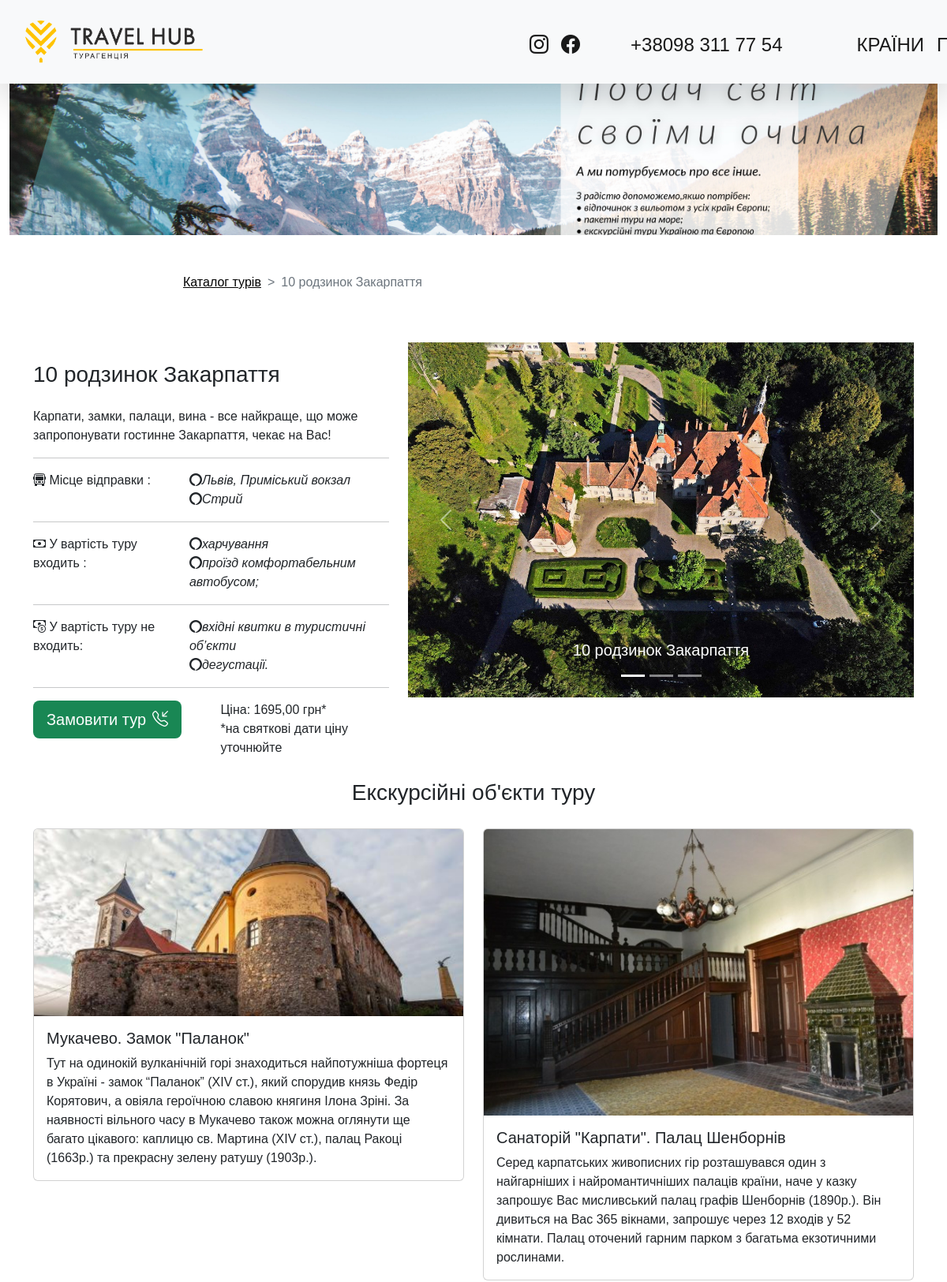
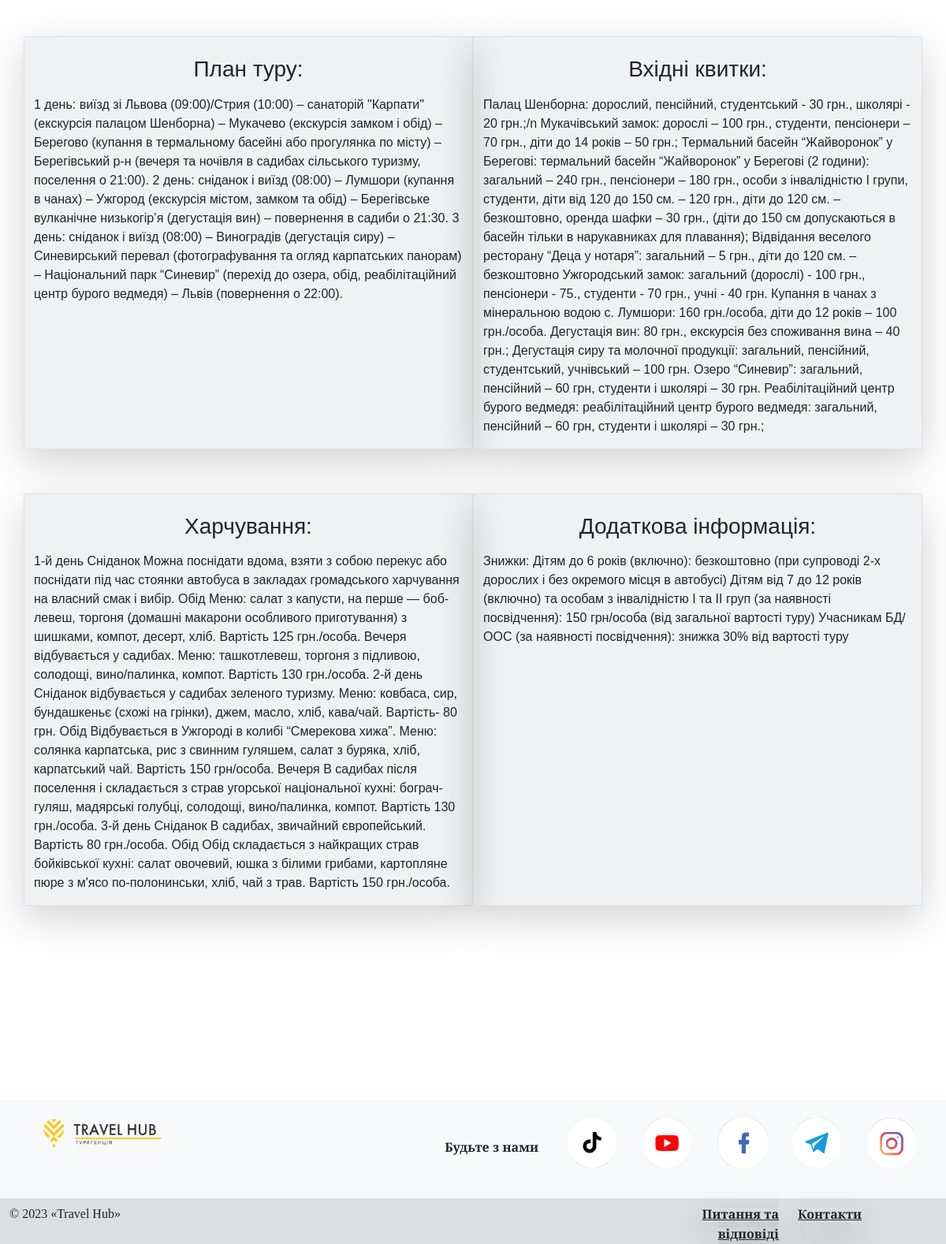
The app's page /catalog/2/ with its own data (2 pictures, top to bottom).
### main/models.py (models this page shows, shortened)
class Tour(models.Model):
    name = models.CharField(verbose_name='Назва туру', max_length=100)
    price = models.DecimalField(verbose_name='Вартість', max_digits=10, decimal_places=2,  blank=True, null=True)
    description = models.TextField(verbose_name='Короткий опис туру',  blank=True)
    main_photo = models.FileField(verbose_name='Головне фото', blank=True, upload_to='tour_main_photo/')
    start_place = models.ManyToManyField(StartPlace, verbose_name='Місце посадки',  blank=True)
    plan = models.TextField(verbose_name='План туру', blank=True)
    tour_objects = models.ManyToManyField(TourObject, verbose_name="Екскурсійні об'єкти", blank=True)
    price_include = models.ManyToManyField(PriceInclude, verbose_name='У вартість туру входить', blank=True)
    price_exclude = models.ManyToManyField(PriceExclude, verbose_name='У вартість туру не входить', blank=True)
    food = models.TextField(verbose_name='Харчування', blank=True)
    ticket = models.TextField(verbose_name='Вхідні квитки', blank=True)
    notes = models.TextField(verbose_name='Додаткова інформація', blank=True)
    url = models.SlugField(max_length=160, unique=True, blank=True)
    created_at = models.DateTimeField(auto_now_add=True)
    updated_at = models.DateTimeField(auto_now=True)
    class Meta:
        verbose_name = "Тур"
        verbose_name_plural = "Тури"

class StartPlace(models.Model):
    name = models.CharField(verbose_name='Місце посадки', max_length=100, db_index=True)
    class Meta:
        verbose_name = "Місце посадки"
        verbose_name_plural = "Місця посадки"

class PriceInclude(models.Model):
    name = models.CharField(verbose_name='В вартість туру входить', max_length=150, db_index=True)
    def __str__(self):
        return self.name
    class Meta:
        verbose_name = "Тур вкючає"
        verbose_name_plural = "Тур вкючає"

class PriceExclude(models.Model):
    name = models.CharField(verbose_name='В вартість туру не входить', max_length=150, db_index=True)
    def __str__(self):
        return self.name
    class Meta:
        verbose_name = "Тур не вкючає"
        verbose_name_plural = "Тур не вкючає"

class TourObject(models.Model):
    name = models.CharField(verbose_name='Назва', max_length=100)
    photo = models.FileField(verbose_name='Фото', upload_to='tour_objects_photo/', blank=True)
    description = models.TextField(verbose_name='Опис', blank=True)
    class Meta:
        verbose_name = "Екскурсійний об'єкт"
        verbose_name_plural = "Екскурсійні об'єкти"

### main/views.py (the view)
# urls.py: path('catalog/<int:pk>/', TourDetail.as_view(), name='detail_tour'),
class TourDetail(DetailView):
    model = Tour
    slug_url_kwarg = 'pk'
    template_name = 'tour_detail.html'
    context_object_name = 'tour'

### templates/tour_detail.html (shortened to what this page needs)
{% extends 'base.html' %}
{% load static %}
{% block content %}
<div class="container mt-5" style="font-family: 'Anuphan', sans-serif;">
    <div class="row">
        <div class="col offset-md-2">
            <nav style="--bs-breadcrumb-divider: '>';" aria-label="breadcrumb">
         <ol class="breadcrumb">
            <li class="breadcrumb-item"><a style="color: black;" href="{% url 'catalog' %}">Каталог турів</a></li>
            <li class="breadcrumb-item active" aria-current="page">{{ tour.name }}</li>
         </ol>
    </nav>
        </div>
    </div>
    <div class="row mt-4">
        <div class="col-10 mt-5 col-md-5">
            <h3>{{ tour.name }}</h3>
            <div class="mt-4">
                {{ tour.description }}
            </div><hr>
            <div class="row">
                <div class="col col-md-5">
                    <i class="bi bi-bus-front"></i>  Місце відправки :
                </div>
                <div class="col">
                    {% for place in tour.start_place.all %}
                        <div class="row">
                            <i class="bi bi-alexa">{{ place.name }}</i>
                        </div>
                    {% endfor %}
                </div>
            </div><hr>
            <div class="row">
                <div class="col col-md-5">
                   <i class="bi bi-cash"></i>  У вартість туру входить :
                </div>
                <div class="col">
                    {% for pi in tour.price_include.all %}
                        <div class="row">
                            <i class="bi bi-alexa">{{ pi }}</i>
                        </div>
                    {% endfor %}
                </div>
            </div><hr>
            <div class="row">
                <div class="col col-md-5">
                   <i class="bi bi-cash-coin"></i>  У вартість туру не входить:
                </div>
                <div class="col">
                    {% for pe in tour.price_exclude.all %}
                        <div class="row">
                            <i class="bi bi-alexa">{{ pe }}</i>
                        </div>
                    {% endfor %}
                </div>
            </div><hr>
            <div class="row">
                <div class="col">
                    <a href="#" class="btn btn-lg bg-success  text-white">Замовити тур<i class="bi bi-telephone-inbound ms-2"></i></a>
                </div>
                  <div class="col">Ціна:  {{ tour.price }} грн*<br>*на святкові дати ціну уточнюйте
                </div>
            </div>
        </div>
        <div class="col-12 col-md-7 mt-4">
            <div id="carouselExampleCaptions" class="carousel slide" data-bs-ride="false">
                <div class="carousel-indicators">
                    <button type="button" data-bs-target="#carouselExampleCaptions" data-bs-slide-to="0" class="active" aria-current="true" aria-label="Slide 1"></button>
                    <button type="button" data-bs-target="#carouselExampleCaptions" data-bs-slide-to="1" aria-label="Slide 2"></button>
                    <button type="button" data-bs-target="#carouselExampleCaptions" data-bs-slide-to="2" aria-label="Slide 3"></button>
                  </div>
                  <div class="carousel-inner">
                    <div class="carousel-item active">
                        {% if tour.main_photo %}
                      <img src="{{ tour.main_photo.url }}" class="d-block w-100" style="max-height:450px;" alt="...">
                        {% else %}
                      <img src="{% static 'images/test.png' %}" class="d-block w-100" style="max-height:450px;" alt="...">
                        {% endif %}
                      <div class="carousel-caption d-none d-md-block">
                        <h5>{{ tour.name }}</h5>
                      </div>
                    </div>
                  </div>
                  <button class="carousel-control-prev" type="button" data-bs-target="#carouselExampleCaptions" data-bs-slide="prev">
                    <span class="carousel-control-prev-icon" aria-hidden="true"></span>
                  </button>
                  <button class="carousel-control-next" type="button" data-bs-target="#carouselExampleCaptions" data-bs-slide="next">
                    <span class="carousel-control-next-icon" aria-hidden="true"></span>
                  </button>
                </div>
        </div>
    </div>
    <div class="row">
        <p class="text-center mt-4 mb-4 fs-3">Екскурсійні об'єкти туру</p>
        {% for item in tour.tour_objects.all %}
        <div class="col-12 col-md-6">
            <div class="card w-100" style="width: 18rem;">
                {% if item.photo %}
                <img src="{{ item.photo.url }}" class="card-img-top" alt="...">
                {% else %}
                <img src="{% static 'images/test.png' %}" class="card-img-top" alt="...">
                {% endif %}
      <div class="card-body">
        <h5 class="card-title">{{ item.name }}</h5>
        <p class="card-text">{{ item.description }}</p>
      </div>
    </div>
        </div>
        {% endfor %}
    </div>
    <div class="row" style="margin-bottom:150px;">
             {% if tour.plan %}
        <div class="col-12 mt-5 shadow-lg  mb-5 col-md-6 border bg-secondary bg-opacity-10">
            <h3 class="text-center mt-4 mb-3">План туру:</h3>
            <p>{{ tour.plan }}</p>
            {% endif %}
        </div>
            {% if tour.ticket %}
        <div class="col mt-5 shadow-lg mb-5 col-md-6 border bg-secondary bg-opacity-10" >
            <h3 class="text-center mt-4 mb-3">Вхідні квитки:</h3>
            <p>{{ tour.ticket }}</p>
            {% endif %}
        </div>
            {% if tour.food %}
        <div class="col-12 mt-2 mb-5 shadow-lg  col-md-6 border bg-secondary bg-opacity-10">
            <h3 class="text-center mt-4 mb-3">Харчування:</h3>
            <p>{{ tour.food }}</p>
            {% endif %}
        </div>
             {% if tour.notes %}
        <div class="col mt-2 shadow-lg mb-5 col-md-6 border bg-secondary bg-opacity-10">
            <h3 class="text-center mt-4 mb-3">Додаткова інформація:</h3>
            <p>{{ tour.notes }}</p>
            {% endif %}
        </div>
    </div>
</div>
{% endblock content %}

### static/css/styles.css (style rules this page uses)
body { height: 100vh; display: flex; flex-direction: column; margin: 0; }

### records on screen
Tour: name "10 родзинок Закарпаття", description "Карпати, замки, палаци, вина - все найкраще, що може запропонувати гостинне Закарпаття, чекає на Вас!", price "1695,00", main_photo (picture), plan "1 день: виїзд зі Львова (09:00)/Стрия (10:00) – санаторій \"Карпати\" (екскурсія палацом Шенборна) – Мукачево (екскурсія замком і обід) – Берегово (купання в термальному басейні або прогулянка по місту) – Берегівський р-н (вечеря та ночівля в садибах сільського туризму, поселення о 21:00). 2 день: сніданок і виїзд (08:00) – Лумшори (купання в чанах) – Ужгород (екскурсія містом, замком та обід) – Берегівське вулканічне низькогір’я (дегустація вин) – повернення в садиби о 21:30. 3 день: сніданок і виїзд (08:00) – Виноградів (дегустація сиру) – Синевирський перевал (фотографування та огляд карпатських панорам) – Національний парк “Синевир” (перехід до озера, обід, реабілітаційний центр бурого…", ticket "Палац Шенборна: дорослий, пенсійний, студентський - 30 грн., школярі - 20 грн.;/n Мукачівський замок: дорослі – 100 грн., студенти, пенсіонери – 70 грн., діти до 14 років – 50 грн.; Термальний басейн “Жайворонок” у Берегові: термальний басейн “Жайворонок” у Берегові (2 години): загальний – 240 грн., пенсіонери – 180 грн., особи з інвалідністю І групи, студенти, діти від 120 до 150 см. – 120 грн., діти до 120 см. – безкоштовно, оренда шафки – 30 грн., (діти до 150 см допускаються в басейн тільки в нарукавниках для плавання); Відвідання веселого ресторану “Деца у нотаря”: загальний – 5 грн., діти до 120 см. – безкоштовно Ужгородський замок: загальний (дорослі) - 100 грн., пенсіонери - 75.,…", food "1-й день Сніданок Можна поснідати вдома, взяти з собою перекус або поснідати під час стоянки автобуса в закладах громадського харчування на власний смак і вибір. Обід Меню: салат з капусти, на перше — боб-левеш, торгоня (домашні макарони особливого приготування) з шишками, компот, десерт, хліб. Вартість 125 грн./особа. Вечеря відбувається у садибах. Меню: ташкотлевеш, торгоня з підливою, солодощі, вино/палинка, компот. Вартість 130 грн./особа. 2-й день Сніданок відбувається у садибах зеленого туризму. Меню: ковбаса, сир, бундашкеньє (схожі на грінки), джем, масло, хліб, кава/чай. Вартість- 80 грн. Обід Відбувається в Ужгороді в колибі “Смерекова хижа”. Меню: солянка карпатська, рис з…", notes "Знижки: Дітям до 6 років (включно): безкоштовно (при супроводі 2-х дорослих і без окремого місця в автобусі) Дітям від 7 до 12 років (включно) та особам з інвалідністю І та ІІ груп (за наявності посвідчення): 150 грн/особа (від загальної вартості туру) Учасникам БД/ООС (за наявності посвідчення): знижка 30% від вартості туру"
StartPlace: name "Львів, Приміський вокзал"
StartPlace: name "Стрий"
PriceInclude: name "харчування"
PriceInclude: name "проїзд комфортабельним автобусом;"
PriceExclude: name "вхідні квитки в туристичні об’єкти"
PriceExclude: name "дегустації."
TourObject: photo (picture), name "Мукачево. Замок \"Паланок\"", description "Тут на одинокій вулканічній горі знаходиться найпотужніша фортеця в Україні - замок “Паланок” (XIV ст.), який спорудив князь Федір Корятович, а овіяла героїчною славою княгиня Ілона Зріні. За наявності вільного часу в Мукачево також можна оглянути ще багато цікавого: каплицю св. Мартина (XIV ст.), палац Ракоці (1663р.) та прекрасну зелену ратушу (1903р.)."
TourObject: photo (picture), name "Санаторій \"Карпати\". Палац Шенборнів", description "Серед карпатських живописних гір розташувався один з найгарніших і найромантичніших палаців країни, наче у казку запрошує Вас мисливський палац графів Шенборнів (1890р.). Він дивиться на Вас 365 вікнами, запрошує через 12 входів у 52 кімнати. Палац оточений гарним парком з багатьма екзотичними рослинами."
